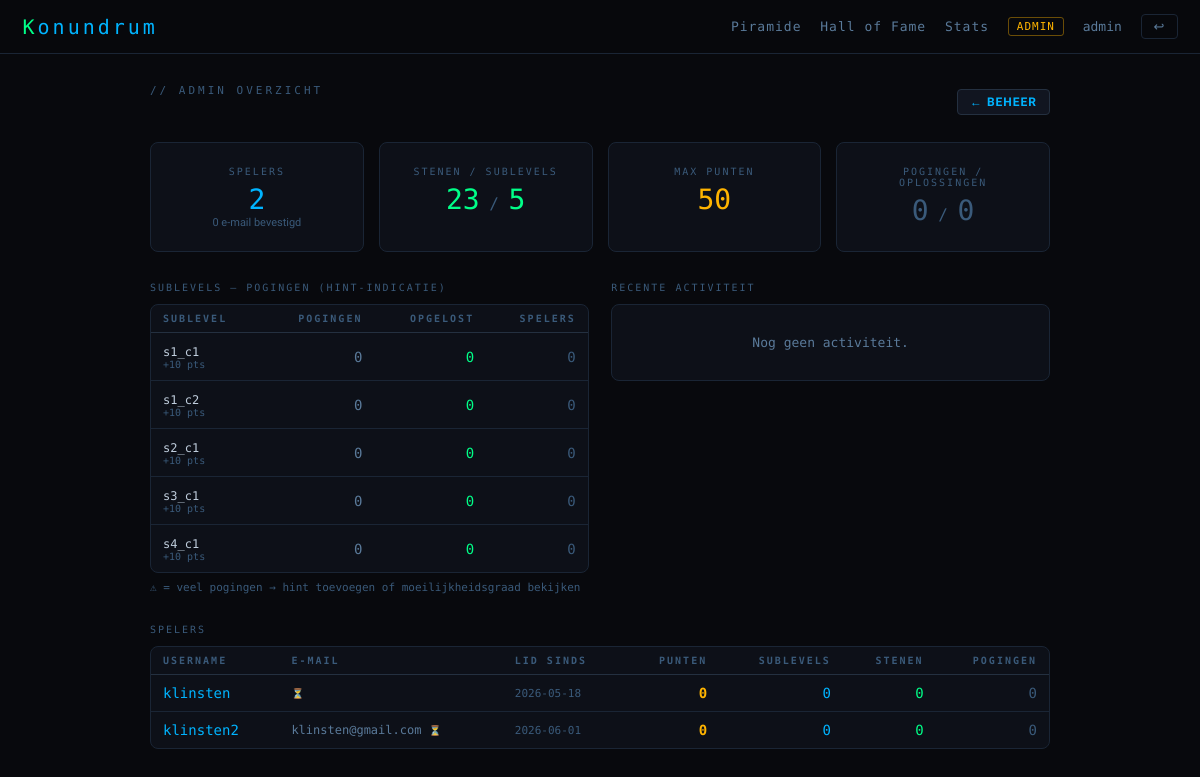
Screenshot of /admin/overview (signed in) with the database file from the repository.
### tables this page shows
CREATE TABLE challenges (
            id             INTEGER PRIMARY KEY AUTOINCREMENT,
            stone_id       INTEGER NOT NULL REFERENCES stones(id),
            ord            INTEGER DEFAULT 0,
            slug           TEXT NOT NULL UNIQUE,  -- challenges/<slug>.html
            is_final       INTEGER DEFAULT 0,     -- 1 = laatste sublevel → name+city
            answer_1       TEXT    DEFAULT '',    -- voor is_final=0
            answer_name    TEXT    DEFAULT '',    -- voor is_final=1
            answer_city    TEXT    DEFAULT '',    -- voor is_final=1
            hint_1         TEXT    DEFAULT '',
            hint_name      TEXT    DEFAULT '',
            hint_city      TEXT    DEFAULT '',
            hint_threshold REAL    DEFAULT 0.6
        , title TEXT DEFAULT '', points INTEGER DEFAULT 10);

CREATE TABLE users (
            id            INTEGER PRIMARY KEY AUTOINCREMENT,
            username      TEXT UNIQUE NOT NULL,
            password_hash TEXT NOT NULL,
            is_admin      INTEGER DEFAULT 0,
            created_at    TEXT DEFAULT (datetime('now'))
        , email TEXT NOT NULL DEFAULT '', email_confirmed INTEGER DEFAULT 0, confirm_token TEXT DEFAULT NULL);

### app.py (the view)
@app.route("/admin/overview")
@admin_required
def admin_overview():
    stats = db.get_admin_stats()
    return render_template("admin_overview.html", stats=stats)

### app.py (called while the page is built)
def admin_required(f):
    @wraps(f)
    def inner(*args, **kwargs):
        if not session.get("is_admin"):
            return redirect(url_for("pyramid"))
        return f(*args, **kwargs)
    return inner

### database.py (called while the page is built)
def get_db():
    conn = sqlite3.connect(DB_PATH)
    conn.row_factory = sqlite3.Row
    conn.execute("PRAGMA foreign_keys = ON")
    return conn

### templates/admin_overview.html (shortened to what this page needs)
{% extends "base.html" %}
{% block body %}
<div class="page">
  <div class="flex-between" style="margin-bottom:1.5rem;">
    <div class="page-title">// ADMIN OVERZICHT</div>
    <a href="{{ url_for('admin') }}" class="btn btn-secondary btn-sm">← Beheer</a>
  </div>
  <div style="display:grid;grid-template-columns:repeat(4,1fr);gap:1rem;margin-bottom:2rem;">
    <div class="card" style="text-align:center;">
      <div style="font-family:var(--mono);font-size:10px;color:var(--dim);letter-spacing:2px;margin-bottom:.4rem;">SPELERS</div>
      <div style="font-family:var(--mono);font-size:28px;color:var(--blue);">{{ stats.total_users }}</div>
      <div style="font-size:11px;color:var(--dim);">{{ stats.confirmed }} e-mail bevestigd</div>
    </div>
    <div class="card" style="text-align:center;">
      <div style="font-family:var(--mono);font-size:10px;color:var(--dim);letter-spacing:2px;margin-bottom:.4rem;">STENEN / SUBLEVELS</div>
      <div style="font-family:var(--mono);font-size:28px;color:var(--green);">
        {{ stats.total_stones }}<span style="font-size:16px;color:var(--dim);"> / </span>{{ stats.total_ch }}
      </div>
    </div>
    <div class="card" style="text-align:center;">
      <div style="font-family:var(--mono);font-size:10px;color:var(--dim);letter-spacing:2px;margin-bottom:.4rem;">MAX PUNTEN</div>
      <div style="font-family:var(--mono);font-size:28px;color:var(--yellow);">{{ stats.total_pts }}</div>
    </div>
    <div class="card" style="text-align:center;">
      <div style="font-family:var(--mono);font-size:10px;color:var(--dim);letter-spacing:2px;margin-bottom:.4rem;">POGINGEN / OPLOSSINGEN</div>
      <div style="font-family:var(--mono);font-size:28px;color:var(--dim);">
        {{ stats.total_attempts }}<span style="font-size:16px;"> / </span>{{ stats.total_solves }}
      </div>
    </div>
  </div>
  <div style="display:grid;grid-template-columns:1fr 1fr;gap:1.5rem;margin-bottom:2rem;">
    <div>
      <div style="font-family:var(--mono);font-size:10px;letter-spacing:2px;color:var(--dim);text-transform:uppercase;margin-bottom:.75rem;">
        Sublevels — pogingen (hint-indicatie)
      </div>
      {% if stats.ch_attempts %}
        <div class="card" style="padding:0;overflow:hidden;">
          <table class="tbl">
            <thead><tr>
              <th>Sublevel</th>
              <th style="text-align:right;">Pogingen</th>
              <th style="text-align:right;">Opgelost</th>
              <th style="text-align:right;">Spelers</th>
            </tr></thead>
            <tbody>
            {% for item in stats.ch_attempts %}
              {% set ratio = (item.total_solves / item.total_attempts * 100)|int if item.total_attempts > 0 else 100 %}
              <tr>
                <td>
                  <span style="font-family:var(--mono);font-size:12px;color:var(--text);">
                    {{ item.title or item.slug }}
                  </span>
                  <div style="font-size:10px;color:var(--dim);font-family:var(--mono);">
                    +{{ item.points }} pts
                  </div>
                </td>
                <td style="text-align:right;font-family:var(--mono);
                  color:{% if item.total_attempts > 20 %}var(--red){% elif item.total_attempts > 8 %}var(--yellow){% else %}var(--text-dim){% endif %};">
                  {{ item.total_attempts }}
                </td>
                <td style="text-align:right;font-family:var(--mono);color:var(--green);">
                  {{ item.total_solves }}
                </td>
                <td style="text-align:right;font-family:var(--mono);color:var(--dim);">
                  {{ item.unique_players }}
                </td>
              </tr>
            {% endfor %}
            </tbody>
          </table>
        </div>
        <div style="font-family:var(--mono);font-size:11px;color:var(--dim);margin-top:.5rem;">
          ⚠ = veel pogingen → hint toevoegen of moeilijkheidsgraad bekijken
        </div>
      {% else %}
        <div class="card" style="color:var(--text-dim);font-family:var(--mono);font-size:13px;text-align:center;padding:2rem;">
          Nog geen pogingen geregistreerd.
        </div>
      {% endif %}
    </div>
    <div>
      <div style="font-family:var(--mono);font-size:10px;letter-spacing:2px;color:var(--dim);text-transform:uppercase;margin-bottom:.75rem;">
        Recente activiteit
      </div>
      {% if stats.recent %}
        <div class="card" style="padding:0;overflow:hidden;max-height:420px;overflow-y:auto;">
          {% for h in stats.recent %}
            <div style="display:flex;align-items:center;gap:.75rem;padding:.6rem 1rem;border-bottom:1px solid var(--border);">
              <span style="font-size:15px;flex-shrink:0;">
                {% if h.event_type == 'stone' %}🏆{% else %}✅{% endif %}
              </span>
              <div style="flex:1;min-width:0;">
                <div style="font-family:var(--mono);font-size:12px;color:var(--text);white-space:nowrap;overflow:hidden;text-overflow:ellipsis;">
                  <span style="color:var(--blue);">{{ h.username }}</span>
                  — {{ h.label }}
                </div>
                <div style="font-size:10px;color:var(--dim);">{{ h.happened_at[5:16] }}</div>
              </div>
              {% if h.points > 0 %}
                <span style="font-family:var(--mono);font-size:11px;color:var(--yellow);flex-shrink:0;">+{{ h.points }}</span>
              {% endif %}
            </div>
          {% endfor %}
        </div>
      {% else %}
        <div class="card" style="color:var(--text-dim);font-family:var(--mono);font-size:13px;text-align:center;padding:2rem;">
          Nog geen activiteit.
        </div>
      {% endif %}
    </div>
  </div>
  <div style="font-family:var(--mono);font-size:10px;letter-spacing:2px;color:var(--dim);text-transform:uppercase;margin-bottom:.75rem;">
    Spelers
  </div>
  {% if stats.users %}
    <div class="card" style="padding:0;overflow:hidden;">
      <table class="tbl">
        <thead><tr>
          <th>Username</th>
          <th>E-mail</th>
          <th>Lid sinds</th>
          <th style="text-align:right;">Punten</th>
          <th style="text-align:right;">Sublevels</th>
          <th style="text-align:right;">Stenen</th>
          <th style="text-align:right;">Pogingen</th>
        </tr></thead>
        <tbody>
        {% for u in stats.users %}
          <tr>
            <td style="font-family:var(--mono);color:var(--blue);">{{ u.username }}</td>
            <td style="font-family:var(--mono);font-size:12px;color:var(--text-dim);">
              {{ u.email }}
              {% if u.email_confirmed %}
                <span style="color:var(--green);font-size:10px;" title="Bevestigd">✓</span>
              {% else %}
                <span style="color:var(--yellow);font-size:10px;" title="Niet bevestigd">⏳</span>
              {% endif %}
            </td>
            <td style="font-family:var(--mono);font-size:11px;color:var(--dim);">{{ u.created_at[:10] }}</td>
            <td style="text-align:right;font-family:var(--mono);color:var(--yellow);font-weight:700;">{{ u.points }}</td>
            <td style="text-align:right;font-family:var(--mono);color:var(--blue);">{{ u.solved_ch }}</td>
            <td style="text-align:right;font-family:var(--mono);color:var(--green);">{{ u.solved_stones }}</td>
            <td style="text-align:right;font-family:var(--mono);color:var(--dim);">{{ u.attempts }}</td>
          </tr>
        {% endfor %}
        </tbody>
      </table>
    </div>
  {% else %}
    <div class="card" style="text-align:center;padding:2rem;color:var(--text-dim);font-family:var(--mono);">
      Nog geen spelers geregistreerd.
    </div>
  {% endif %}
</div>
{% endblock %}

### templates/base.html (style rules this page uses)
*, *::before, *::after { margin:0; padding:0; box-sizing:border-box; }
:root { --bg:#08090d; --bg2:#0d1018; --bg3:#111520; --border:#1a2535; --border2:#243040; --green:#00ff88; --blue:#00b4ff; --yellow:#ffb400; --red:#ff4455; --dim:#3a5a7a; --text:#c0cedd; --text-dim:#5a7a9a; --mono:'Share Tech Mono',monospace; --sans:'Rajdhani',sans-serif; }
html { font-size:15px; }
body { background:var(--bg); color:var(--text); font-family:var(--sans); min-height:100vh; }
a { color:var(--blue); text-decoration:none; }
.page { max-width:960px; margin:0 auto; padding:2rem; }
.page-title { font-family:var(--mono); font-size:11px; letter-spacing:3px; color:var(--dim); text-transform:uppercase; margin-bottom:1.5rem; }
.card { background:var(--bg2); border:1px solid var(--border); border-radius:8px; padding:1.5rem; }
.btn { display:inline-block; padding:9px 20px; border-radius:4px; cursor:pointer; font-family:var(--sans); font-size:14px; font-weight:700; letter-spacing:1px; text-transform:uppercase; border:none; transition:all .2s; text-decoration:none !important; }
.btn-secondary { background:var(--bg3); border:1px solid var(--border2); color:var(--blue); }
.btn-sm { padding:5px 12px; font-size:12px; }
.tbl { width:100%; border-collapse:collapse; font-size:14px; }
.tbl th { font-family:var(--mono); font-size:10px; letter-spacing:2px; text-transform:uppercase; color:var(--dim); padding:8px 12px; border-bottom:1px solid var(--border2); text-align:left; }
.tbl td { padding:10px 12px; border-bottom:1px solid var(--border); vertical-align:middle; }
.tbl tr:last-child td { border-bottom:none; }
.flex-between { display:flex; justify-content:space-between; align-items:center; }

### rows the page displays
challenges: title+slug "s1_c1", points "10", total_attempts "0", total_solves "0", unique_players "0"
challenges: title+slug "s1_c2", points "10", total_attempts "0", total_solves "0", unique_players "0"
challenges: title+slug "s2_c1", points "10", total_attempts "0", total_solves "0", unique_players "0"
challenges: title+slug "s3_c1", points "10", total_attempts "0", total_solves "0", unique_players "0"
challenges: title+slug "s4_c1", points "10", total_attempts "0", total_solves "0", unique_players "0"
users: username "klinsten", created_at "2026-05-18", points "0", solved_ch "0", solved_stones "0", attempts "0"
users: username "klinsten2", email "klinsten@gmail.com", created_at "2026-06-01", points "0", solved_ch "0", solved_stones "0", attempts "0"

### other values shown
{{ session.username }} "admin"
{{ stats.total_users }} "2"
{{ stats.confirmed }} "0"
{{ stats.total_stones }} "23"
{{ stats.total_ch }} "5"
{{ stats.total_pts }} "50"
{{ stats.total_attempts }} "0"
{{ stats.total_solves }} "0"
